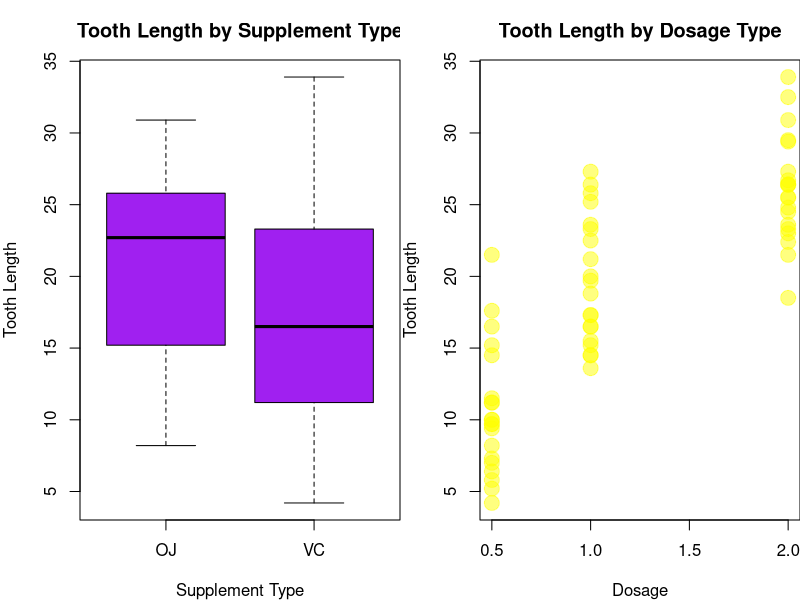

The R script that drew this image:
## ---- chunk 1
knitr::opts_chunk$set(echo = FALSE)
## ---- chunk 2
#summary
stats <- data.frame("Statistic" = c("Mean", "Median", "Min", "Max", "SD"), 
                   "Tooth_Length" = c(mean(ToothGrowth$len), 
                                      median(ToothGrowth$len), 
                                      min(ToothGrowth$len),
                                      max(ToothGrowth$len),
                                      sd(ToothGrowth$len)))
print(stats)
## ---- chunk 3
par(mfrow = c(1, 2), mar = c(4, 4, 3, 0))
plot(ToothGrowth$supp,ToothGrowth$len, col = "purple", xlab = "Supplement Type", 
     ylab = "Tooth Length", main = "Tooth Length by Supplement Type")
plot(ToothGrowth$dose,ToothGrowth$len, 
     col = rgb(red = 1, green = 1, blue = 0, alpha = 0.5), xlab = "Dosage", 
     ylab = "Tooth Length", main = "Tooth Length by Dosage Type", pch = 19,
     cex = 2)
## ---- chunk 4
print(sessionInfo())
